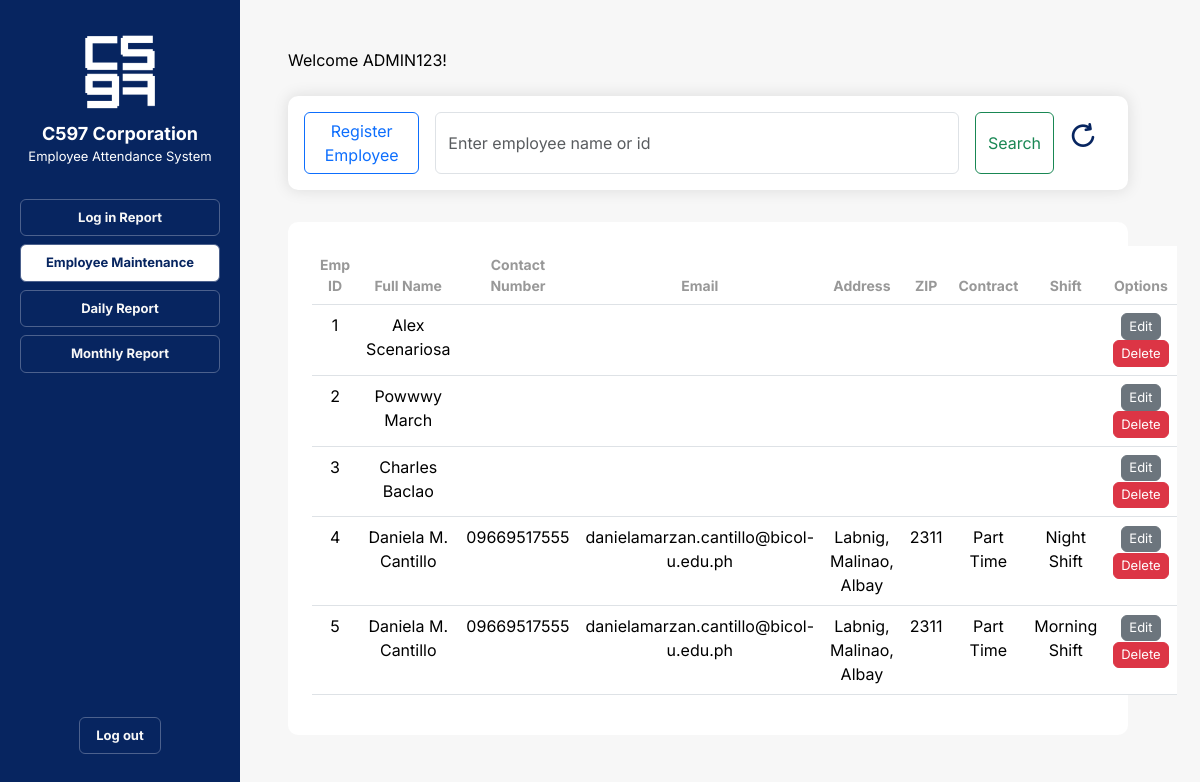
Page /employee-maintenance.php on the committed database.
### tables this page shows
CREATE TABLE `employee` (
  `emp_id` int(11) NOT NULL,
  `password` varchar(30) NOT NULL,
  `full_name` varchar(30) NOT NULL,
  `first_name` varchar(50) DEFAULT NULL,
  `middle_name` varchar(50) DEFAULT NULL,
  `last_name` varchar(50) DEFAULT NULL,
  `address` varchar(100) DEFAULT NULL,
  `zip` varchar(4) DEFAULT NULL,
  `contact_number` varchar(11) DEFAULT NULL,
  `email_address` varchar(50) DEFAULT NULL,
  `contract` varchar(50) NOT NULL,
  `shift` varchar(25) NOT NULL
);

### employee-maintenance.php (the view, shortened to what this page needs)
<!DOCTYPE html>
<html lang="en">
<head>
    <link rel="stylesheet" href="https://cdn.jsdelivr.net/npm/bootstrap@5.3.2/dist/css/bootstrap.min.css">
    <link rel="stylesheet" href="css/nav-bar.css">
    <link rel="stylesheet" href="css/employee-maintenance.css">
</head>
<body class="container-fluid">
    <div class="container-fluid row gap-0">
        <?php
            include('nav-bar.php');
        ?>
        <div class="right_panel container p-5">
            <p class="title_2">Welcome <span class="admin_name" id="admin_name">ADMIN123</span>!</p>
            <div class="container mt-4 row gap-3">
                <div class="col col-12 p-0">
                    <div class="row m-0 gap-3">
                        <div class="grey_container col col-12-sm p-0 mx-0 text-center justify-content-evenly">
                            <div class="col col-12 card p-3">
                                <form class="d-flex" method="get">
                                    <button type="button" class="register_button btn me-3 btn-outline-primary"><a class="nav-link" href="employee-registration.php">Register Employee</a></button>
                                    <input class="form-control me-3" type="text" placeholder="Enter employee name or id" name="emp_id">
                                    <input class="search_button btn btn-outline-success" type="submit" value="Search">
                                    <a href="employee-maintenance.php"><button type="button" class="btn"><img id="exit-button-img" src="images/refresh.png"></button></a>
                                </form>
                              </div>
                        </div>
                        <div class="white_container row mt-3 p-4 mx-0 text-center justify-content-evenly">
                            <table class="table">
                                <thead>
                                    <tr>
                                    <th scope="col">Emp ID</th>
                                    <th scope="col">Full Name</th>
                                    <th scope="col">Contact Number</th>
                                    <th scope="col">Email</th>
                                    <th scope="col">Address</th>
                                    <th scope="col">ZIP</th>
                                    <th scope="col">Contract</th>
                                    <th scope="col">Shift</th>
                                    <th scope="col">Options</th>
                                    </tr>
                                </thead>
                                <tbody class="">
                                <?php
                                    include "connection.php";
                                    if (isset($_GET["emp_id"])) {
                                        $emp_id = $_GET["emp_id"];
                                        if (!$emp_id) {
                                            echo "<script> ('Employeee ID Not Specificied!');  window.location.href = 'employee-maintenance.php'</script>";
                                            return;
                                        }
                                        $sql = "SELECT * FROM employee WHERE emp_id = '" . $emp_id . "' OR full_name LIKE '%" . $emp_id . "%'";
                                        $result = mysqli_query($conn, $sql);
                                        if (!$result) {
                                            echo "<p class='error'>Error: " . mysqli_error() . "</p>";
                                            return;
                                        }
                                        if (mysqli_num_rows($result) > 0) {
                                            while ($row = mysqli_fetch_assoc($result)) {
                                                echo "<tr>";
                                                echo "<td>" . $row["emp_id"] . "</td>";
                                                echo "<td>" . $row["full_name"] . "</td>";
                                                echo "<td>" . $row["contact_number"] . "</td>";
                                                echo "<td>" . $row["email_address"] . "</td>";
                                                echo "<td>" . $row["address"] . "</td>";
                                                echo "<td>" . $row["zip"] . "</td>";
                                                echo "<td>" . $row["contract"] . "</td>";
                                                echo "<td>" . $row["shift"] . "</td>";
                                                echo "<td>
                                                        <div class='btn_container me-0'>
                                                            <button class='btn btn-outline-dark'><a href='employee-edit.php?emp_id=" . $row["emp_id"] . "' class='nav-link'>Edit</a></button>
                                                            <button class='btn btn-outline-danger'><a href='employee-delete.php?emp_id=" . $row["emp_id"] . "' class='nav-link'>Delete</a></button>
                                                        </div>
                                                    </td>";
                                                echo "</tr>";
                                            }
                                        } else {
                                            echo "<tr><td colspan='9'>Employee not found!</td></tr>";
                                        }
                                    } else {
                                        $sql = "SELECT * FROM employee";
                                        $result = mysqli_query($conn, $sql);
                                        if (mysqli_num_rows($result) > 0) {
                                            while ($row = mysqli_fetch_assoc($result)) {
                                                echo "<tr>";
                                                echo "<td>" . $row["emp_id"] . "</td>";
                                                echo "<td>" . $row["full_name"] . "</td>";
                                                echo "<td>" . $row["contact_number"] . "</td>";
                                                echo "<td>" . $row["email_address"] . "</td>";
                                                echo "<td>" . $row["address"] . "</td>";
                                                echo "<td>" . $row["zip"] . "</td>";
                                                echo "<td>" . $row["contract"] . "</td>";
                                                echo "<td>" . $row["shift"] . "</td>";
                                                echo "<td>
                                                        <div class='btn_container me-0'>
                                                            <button class='btn btn-secondary'><a href='employee-edit.php?emp_id=" . $row["emp_id"] . "' class='nav-link'>Edit</a></button>
                                                            <button class='btn btn-danger'><a href='employee-delete.php?emp_id=" . $row["emp_id"] . "' class='nav-link'>Delete</a></button>
                                                        </div>
                                                    </td>";
                                                echo "</tr>";
                                            }
                                        } else {
                                            echo "No employees found.";
                                        }
                                    }
                                ?>
                            </tbody>
                            </table>
                        </div>
                    </div>
            </div>
        </div>
    </div>
</body>
</html>

### css/nav-bar.css (style rules this page uses)
body { font-family: 'Inter', sans-serif; }

### css/employee-maintenance.css (style rules this page uses)
a { margin: 0; padding: 0; }
body { font-family: 'Inter', sans-serif; background: #f7f7f7; }
.btn_container .btn { font-size: 13px; padding: 2.5px 7px; }
.card { border: none; border-radius: 10px; box-shadow: 0 0 15px 1px rgba(0, 0, 0, 0.1); }
.container-fluid { margin: 0; padding: 0; }
.grey_container { background-color: #efefefa5; border-radius: 10px; }
.right_panel { width: 80%; margin-left: 20%; display: inline-block; background-color: #F7F7F7; color: black; min-height: 100vh; }
.table th { color: #989898; }
.table th, .table_body td { font-size: 14px; }
.white_container { background-color: #fff; border-radius: 10px; padding: 10px; }

### rows in the picture
employee: emp_id "1", full_name "Alex Scenariosa"
employee: emp_id "2", full_name "Powwwy March"
employee: emp_id "3", full_name "Charles Baclao"
employee: emp_id "4", full_name "Daniela M. Cantillo", contact_number "09669517555", email_address "danielamarzan.cantillo@bicol-u.edu.ph", address "Labnig, Malinao, Albay", zip "2311", contract "Part Time", shift "Night Shift"
employee: emp_id "5", full_name "Daniela M. Cantillo", contact_number "09669517555", email_address "danielamarzan.cantillo@bicol-u.edu.ph", address "Labnig, Malinao, Albay", zip "2311", contract "Part Time", shift "Morning Shift"
